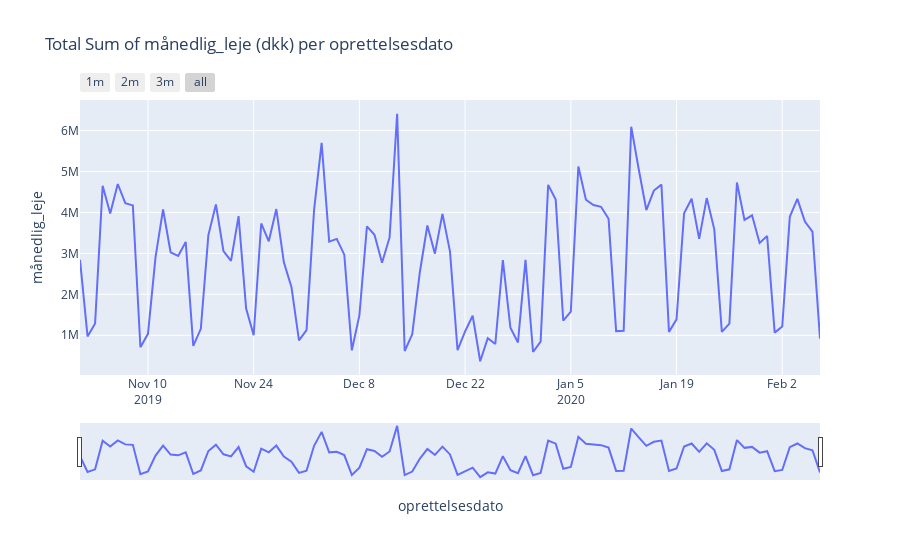
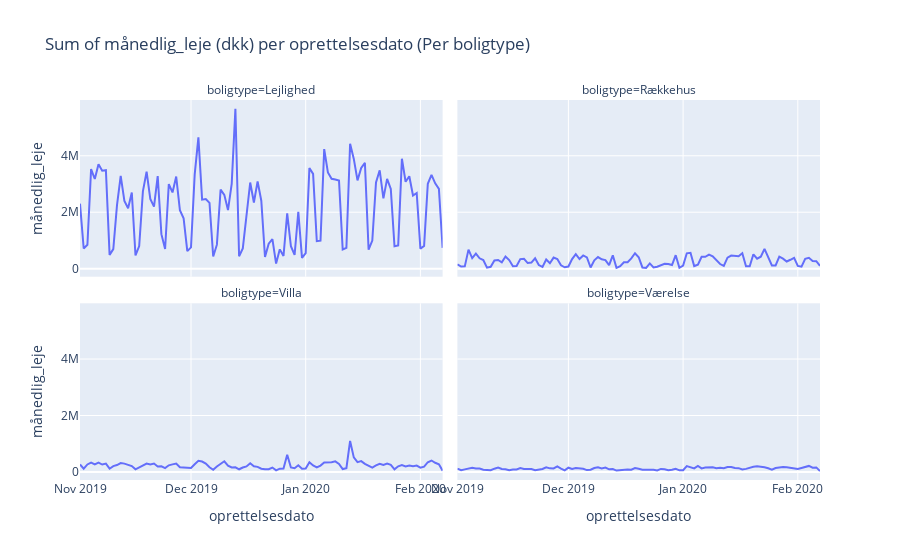
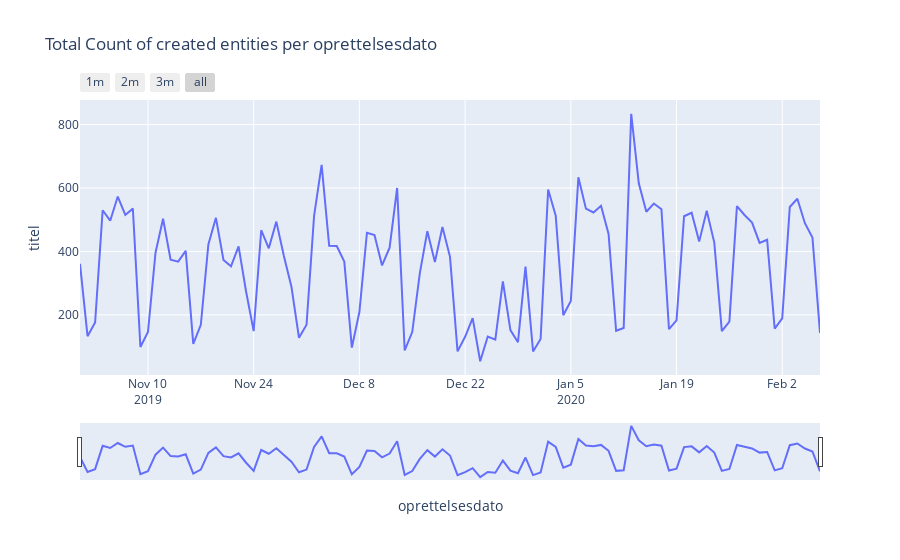

Notebook code cell kept with these figures, in order:
### Code cell
make_timeseries_plot('Sum', 'månedlig_leje')
make_timeseries_plot('Count', 'titel')
